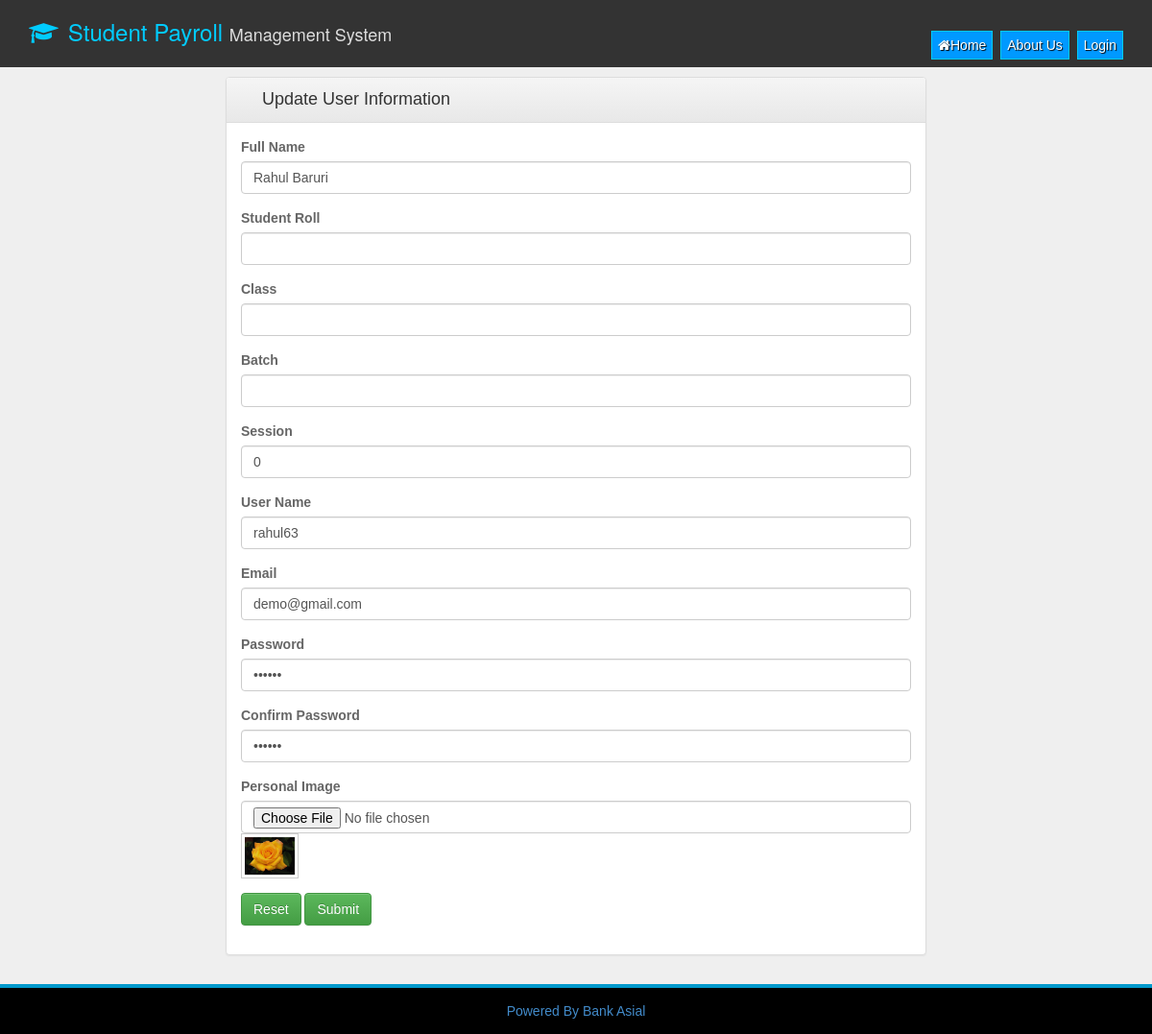
Page /user_update_form.php?id=86AAA4F424663AE0EF38 on the committed database.
### tables this page shows
CREATE TABLE IF NOT EXISTS `user_information` (
  `user_name` varchar(50) NOT NULL,
  `full_name` varchar(50) NOT NULL,
  `email` varchar(50) NOT NULL,
  `password` varchar(50) NOT NULL,
  `user_id` varchar(50) NOT NULL,
  `avatar` varchar(100) NOT NULL,
  `roll` varchar(10) NOT NULL,
  `class` varchar(10) NOT NULL,
  `batch` varchar(10) NOT NULL,
  `session` varchar(10) NOT NULL
);

### user_update_form.php (the view, shortened to what this page needs)
<?php include_once("header.php");
$uid=$_GET['id'];
$sql=mysql_query("SELECT * FROM user_information WHERE `user_id`='$uid'");
$row=mysql_fetch_array($sql);
?>
<div id="main-content" class="container-fluid">
        <div class="container">
        <div class="col-md-8 col-md-offset-2" >
        <div class="panel panel-default" >
        <div class="panel-heading">
        <span class="glyphicon glyphicon-user" style="margin-right:8px;"></span>Update User Information
        </div>
        <div class="panel-body">
        <form action="rawphp/update_user_info.php" method="post" enctype="multipart/form-data" id="regi-form">
          <div class="form-group">
                    <label>Full Name</label>
          <input type="text" class="form-control" name="fname" value="<?PHP echo $row['full_name'];?>" id="full-name"/>
          </div>
            <div class="form-group">
          <label>Student Roll</label>
          <input type="text" class="form-control" value="<?php echo $row['roll'];?>" name="studentRoll" id="full-name"/>
          </div>
           <div class="form-group">
          <label>Class</label>
          <input type="text" class="form-control" name="class" value="<?php echo $row['class'];?>" id="full-name"/>
          </div>
           <div class="form-group">
          <label>Batch</label>
           <input type="text" class="form-control" name="batch" value="<?php echo $row['batch'];?>" id="full-name"/>
          </div>
           <div class="form-group">
          <label>Session</label>
          <input type="text" class="form-control" name="session" value="<?php echo $row['session'];?>" id="full-name"/>
          </div>
          <div class="form-group">
          <label>User Name</label>
          <input type="text" class="form-control" name="username" value="<?PHP echo $row['user_name'];?>" id="user-name"/>
          </div>
          <div class="form-group">
          <label>Email</label>
          <input type="text" class="form-control" name="email" value="<?PHP echo $row['email'];?>" id="email"/>
          </div>
          <div class="form-group">
          <label>Password</label>
          <input type="password" class="form-control" name="password" value="<?PHP echo $row['password'];?>" id="password1"/>
          </div>
          <div class="form-group">
          <label>Confirm Password</label>
          <input type="password" class="form-control"  value="<?PHP echo $row['password'];?>" id="password2"/>
          </div>
			 <div class="form-group">
          <label>Personal Image</label>
          <input type="file" class="form-control" name="userimage"/>
          <span><img src="<?PHP echo $row['avatar'];?>" alt="" style="" class="tini-image"/></span>
          </div>
<div class="form-group">
<button type="reset" class="btn btn-success">Reset</button>
<button type="submit" class="btn btn-success">Submit</button>          </div>
        </form>
        </div>
      </div>
        </div>
        </div>
</div>
<?PHP include_once("footer.php");?>

### css/style.css (style rules this page uses)
body { margin:0px;padding:0px; background-color:#EFEFEF; color:#666; font-family:Arial, Helvetica, sans-serif; }
#main-content { padding:10px;min-height:500px; }
.tini-image { width:60px;height:auto;padding:3px; border:1px solid #ccc;background-color:#fff; }
.panel-heading { font-size:18px; }

### rows in the picture
user_information: fname "Rahul Baruri", session "0", username "rahul63", email "demo@gmail.com", avatar (picture)
